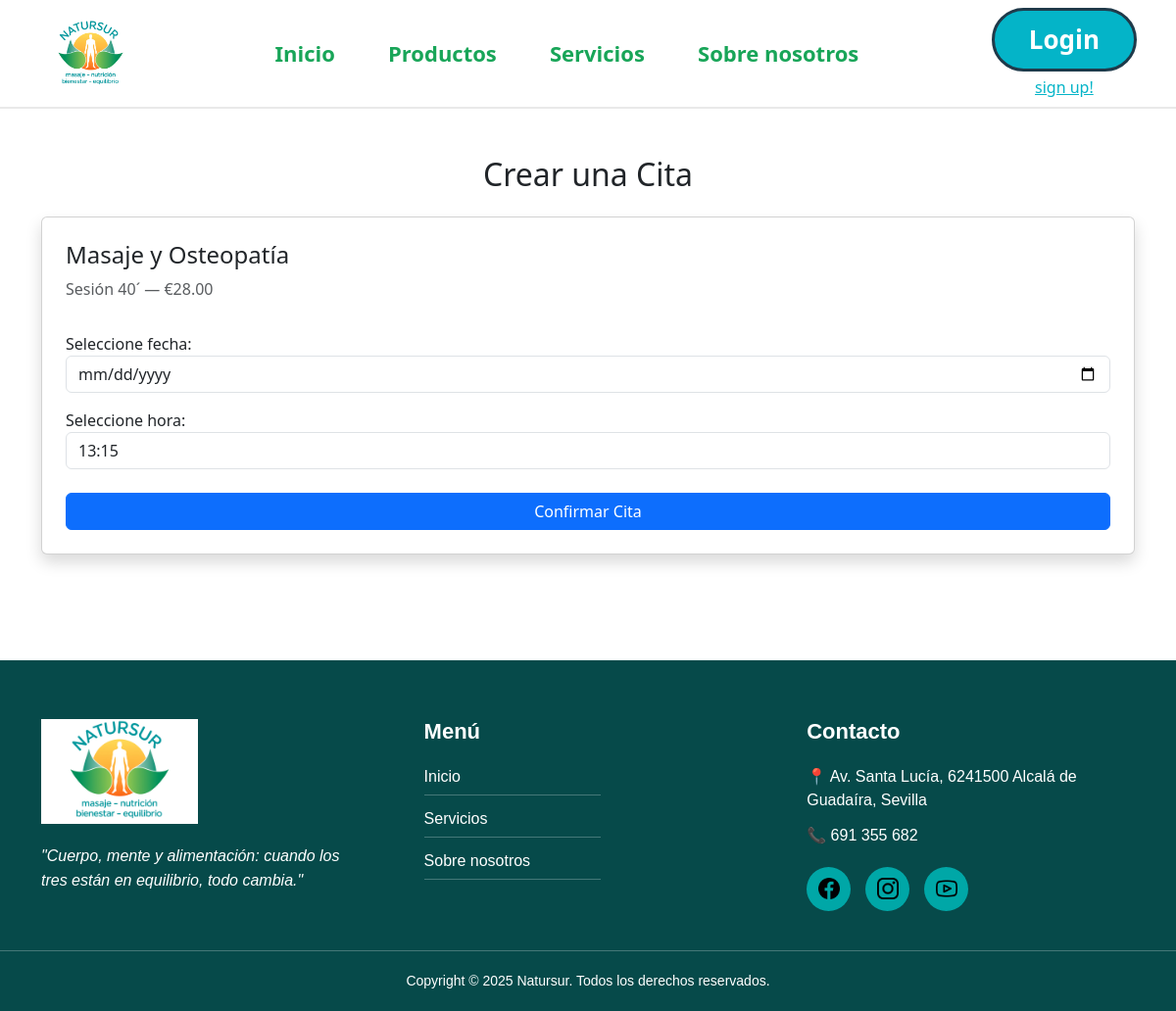
Page /citas/crear/1/1/ (signed in) on the committed database.
### main/models.py (models this page shows, shortened)
class Service(models.Model):
    title = models.CharField(max_length=255)
    subtitle = models.CharField(max_length=255)
    description = models.TextField()
    image = models.ImageField(upload_to='services/')
    imagen_der = models.BooleanField(default=True)

class Tarifa(models.Model):
    service = models.ForeignKey(Service, on_delete=models.CASCADE, related_name="tarifas")
    title = models.CharField(max_length=255)
    price = models.DecimalField(max_digits=10, decimal_places=2)
    description = models.TextField(blank=True)

### main/views.py (the view, shortened to what this page needs)
# urls.py: path("citas/crear/<int:service_id>/<int:tarifa_id>/", views.crear_cita, name="crear_cita"),
@login_required
def crear_cita(request, service_id, tarifa_id):
    service = get_object_or_404(Service, id=service_id)
    tarifa = get_object_or_404(Tarifa, id=tarifa_id)
    return render(request, "citas/crear.html", {
        "service": service,
        "tarifa": tarifa,
    })

### main/templates/citas/crear.html (shortened to what this page needs)
{% extends "base.html" %}
{% block content %}
<section class="container py-5">
    <h2 class="text-center mb-4">Crear una Cita</h2>
    <div class="card p-4 shadow">
        <h4>{{ service.title }}</h4>
        <p class="text-muted">{{ tarifa.title }} — €{{ tarifa.price }}</p>
        <form method="POST">
            <label class="mt-3">Seleccione fecha:</label>
            <input type="date" name="fecha" class="form-control" required>
            <label class="mt-3">Seleccione hora:</label>
            <select name="hora" class="form-control" required>
                <option>13:15</option>
            </select>
            <button class="btn btn-primary mt-4 w-100">
                Confirmar Cita
            </button>
        </form>
    </div>
</section>
{% endblock %}

### rows in the picture
Service: title "Masaje y Osteopatía"
Tarifa: title "Sesión 40´", price "28.00"
